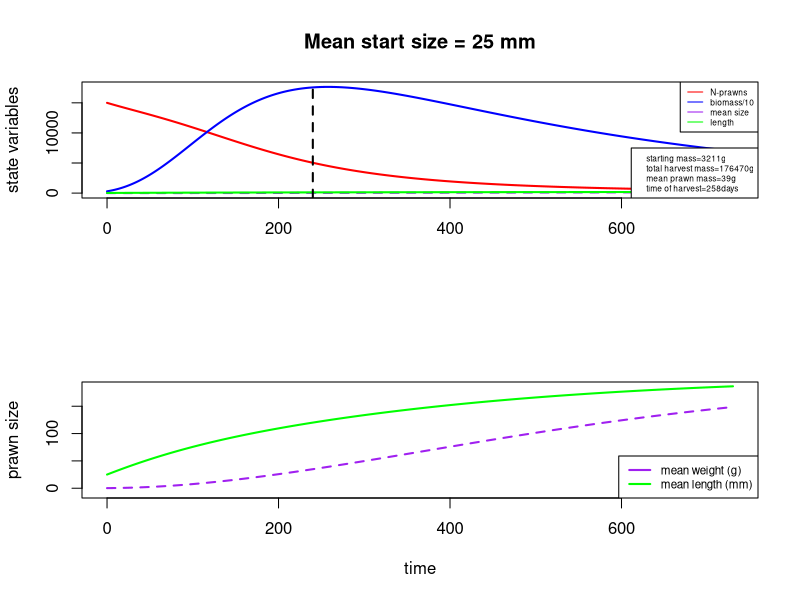

Reproduce this figure in R. (Note: this script raises an error after producing the figure.)
## Modeling prawn growth and mortality to maximize biomass

## To-do list:
  # Fit density-dependent parameters to data from Ranjeet & Kurup 2010 (or other Macrobrachium fisheries data)
    # Note: update distributions used for fitting - survival shouldn't be normal
  # Look into other parameter estimates: M. rosenbergii vs. M. vollenhovenii, extensive vs. intensive aquaculture
  # Think about eumetric curve to optimize harvest based on stocking density and prawn size?

require(deSolve)

prawn_biomass=function(t, n, parameters) { 
  with(as.list(parameters),{
    
    P=n[1]
    L=n[2]
       
    Bp = (a*(L/10)^b)/10 # Mean prawn mass, converting from length (mm) to weight (g)

    Bm = P*Bp # Total prawn biomass

    dLdt = k/(1+gam*Bm)*(linf - L) # Mean prawn length, using von Bertalanffy growth limited by density-dependent parameter gamma
    
    dPdt = -P*(mu*L^-0.25 + Bm/phi) # Prawn abundance, subject to baseline and density-dependent mortality

    return(list(c(dPdt,dLdt)))
  }) 
} 

# Set initial values and parameters
nstart=c(P=15000,L=25)
  time=seq(0,365*2,1)

parameters=c(
  a = 0.096868, #from Nwosu paper
  b = 3.2944, #from Nwosu paper
  gam = 1e-6, #crowding parameter that reduces growth rate at high density NEEDS TO BE FIT
  mu = 0.006136986, #baseline prawn mortality rate 
  phi = 40000000, #biomass-assessed density dependence parameter in one hactare NEEDS TO BE FIT
  k = 0.00339726, #growth rate (mm/day)
  linf = 206 #max length (mm)
)

bm.start = (parameters['a']*(nstart[2]/10)^parameters['b'])/10
  bm.start

#Run & plot ############
output=as.data.frame(ode(nstart,time,prawn_biomass,parameters))
  output$B = ((parameters['a']*(output$L/10)^parameters['b'])/10)*output$P
  output$mean.size = output$B / output$P

par(mfrow = c(2,1))  
plot(x = output$time, y = output$P, col = 'red', xlab = '', ylab = 'state variables', 
     type = 'l', lwd=2, xlim = c(0, max(output$time)),ylim = c(-100,max(output$B/10)+100),
     main = paste('Mean start size = ', as.numeric(nstart[2]), ' mm', sep = ''))
  lines(x = output$time, y = output$B/10, col = 'blue', lwd=2)
  lines(x = output$time, y = output$mean.size, col = 'purple', lwd=2, lty=2)
  lines(x = output$time, y = output$L, col = 'green', lwd=2)
  abline(v = 8*30, lty = 2, lwd = 2)
  legend('topright', legend = c('N-prawns', 'biomass/10', 'mean size','length'), lty = 1, 
         col = c('red', 'blue', 'purple','green'), cex = 0.5)
  
start.mass = output$B[output$time==1]
  start.mass
harvest.mass = max(output$B)
  harvest.mass
harvest.size = output$mean.size[output$B==max(output$B)]  
  harvest.size
harvest.time = output$time[output$B==max(output$B)]  
  harvest.time  
  
  legend('bottomright', legend = c(paste('starting mass=',round(start.mass), 'g', sep = ''),
                           paste('total harvest mass=',round(harvest.mass), 'g', sep = ''), 
                           paste('mean prawn mass=', round(harvest.size), 'g', sep = ''), 
                           paste('time of harvest=', round(harvest.time), 'days', sep = '')), cex=0.5)
  
#8 month endpoints of interest for model fitting to Nwosu data
mass.8mo = output$B[output$time == 30*8]
  mass.8mo
P.8mo = output$P[output$time == 30*8]
  P.8mo
L.8mo = output$L[output$time == 30*8]
  L.8mo
size.8mo = output$mean.size[output$time == 30*8]  
  size.8mo
  
plot(output$time, output$mean.size, type = 'l', xlab = 'time', lwd = 2, col = 'purple', lty = 2, ylim = c(-10, max(output$L)),
     ylab = 'prawn size')  
  lines(output$time, output$L, lwd = 2, col = 'green')
  legend('bottomright', legend = c('mean weight (g)', 'mean length (mm)'), lwd = 2, col = c('purple', 'green'), cex = 0.7)
  
#plot to check length to weight conversion looks right  
  #plot(output$L/10, output$mean.size, type = 'l', xlab = 'size(cm)', ylab = 'mean weight (g)', xlim = c(0,25))   


#Fit density dependence parameters to data #####################
prawn.optim<-function(params){
  parameters['gam'] = params[1]
  parameters['phi'] = params[2]  
  
  time = seq(0,30*8,1)
  nstart1 = c(P = 5000, L = 25)
  output1=as.data.frame(ode(nstart1,time,prawn_biomass,parameters))
    mean.size1 = ((parameters['a']*(output1$L[output1$time == max(time)]/10)^parameters['b'])/10)
    surv1 = output1$P[output1$time == 0] / output1$P[output1$time == max(time)]
    
  nstart2 = c(P = 10000, L = 25)
  output2=as.data.frame(ode(nstart2,time,prawn_biomass,parameters))
    mean.size2 = ((parameters['a']*(output2$L[output2$time == max(time)]/10)^parameters['b'])/10)
    surv2 = output2$P[output2$time == 0] / output2$P[output2$time == max(time)]
    
  nstart3 = c(P = 15000, L = 25)
  output3=as.data.frame(ode(nstart3,time,prawn_biomass,parameters))
    mean.size3 = ((parameters['a']*(output3$L[output3$time == max(time)]/10)^parameters['b'])/10)
    surv3 = output3$P[output3$time == 0] / output3$P[output3$time == max(time)]
    
  nstart4 = c(P = 25000, L = 25)
  output4=as.data.frame(ode(nstart4,time,prawn_biomass,parameters))
    mean.size4 = ((parameters['a']*(output4$L[output4$time == max(time)]/10)^parameters['b'])/10)
    surv4 = output4$P[output4$time == 0] / output4$P[output4$time == max(time)]
  
  ll1 = dnorm(mean.size1, mean = 101.650, sd = 7.5067)
  ll2 = dnorm(surv1, mean = 0.69440, sd = 0.066525)
  ll3 = dnorm(mean.size2, mean = 87.730, sd = 8.1917)
  ll4 = dnorm(surv2, mean = 0.54533, sd = 0.038724)
  ll5 = dnorm(mean.size3, mean = 69.113, sd = 8.6865)
  ll6 = dnorm(surv3, mean = 0.4269, sd = 0.063707)
  ll7 = dnorm(mean.size4, mean = 55.483, sd = 3.9793)
  #ll8 = dnorm(surv4, mean = 0.28210, sd = 0.021198)

  LL.fin = ll1*ll2*ll3*ll4*ll5*ll6*ll7#*ll8
  negLL = -log(LL.fin+1)
  return(negLL)
}

prawn.optim(params = c(1e-7, 3e8))

op.df = data.frame('gams' = seq(1e-7, 1e-5, 1e-7),
                   'phis' = seq(1e7, 1e9, 1e7),
                   'negLL' = 0) 
for(i in 1:nrow(op.df)){
  params = c(op.df[i,1], op.df[i,2])
  op.df[i,3] = prawn.optim(params)
}

op.bm<-optim(par=c(1e-6, 4e8), prawn.optim, method = 'Nelder-Mead', control = list(fnscale = -1))

#Fitting to fisheries rosenbergii data from Kutty & Kurup 2010 ##############
  n.init = c(5000,10000,15000,25000)
  bm.init = ninit*0.2
  n.per.ha = c(3560,5380,5690,7020)
  mean.weight = c(101.65, 87.73,69.11, 55.48)

  plot(x = ninit, y = bm.start/10, pch = 16, col = 'blue', xlab = 'N start', ylab = 'dependent vars', ylim = c(0,520))
    points(x = ninit, y = mean.weight, pch = 16, col = 'red')
    points(x = ninit, y = survival, pch = 16, col = 'green')
